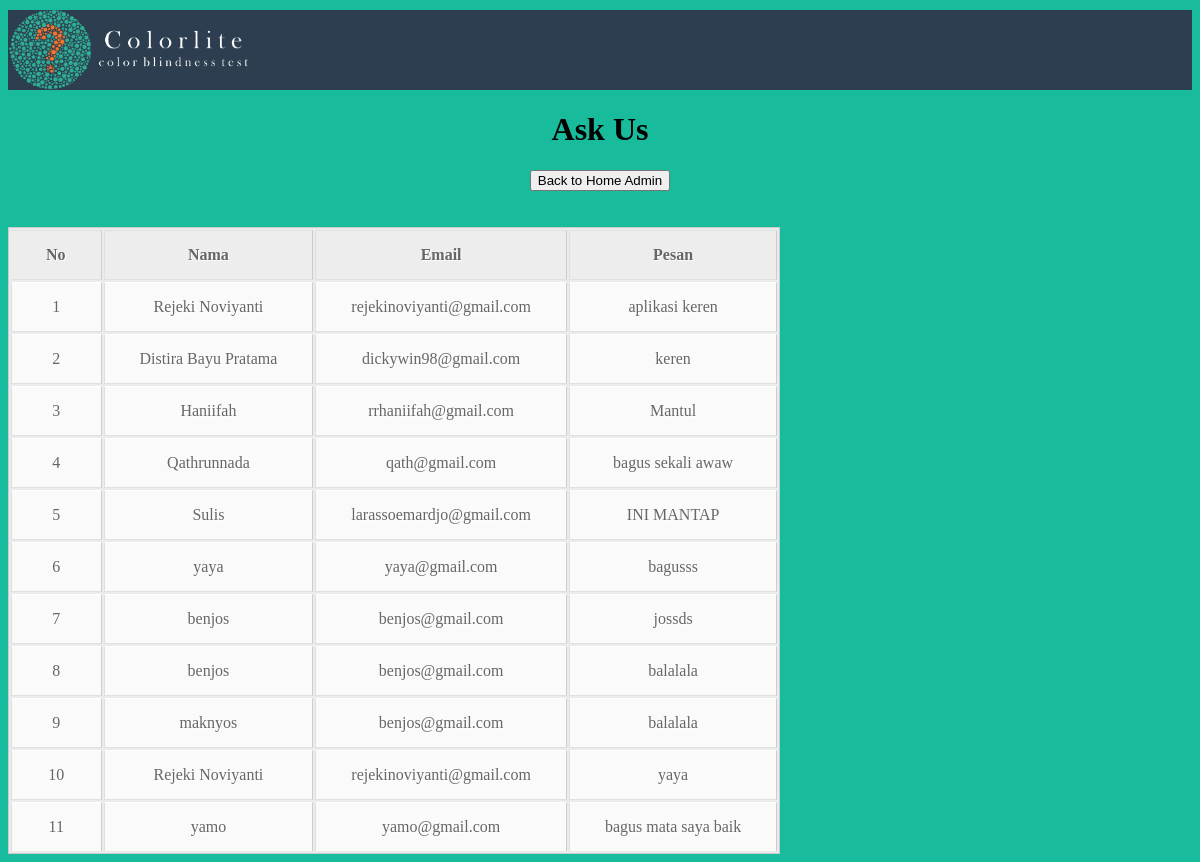
Screenshot of /resource/admin/tabeltanya.php with the database file from the repository.
### tables this page shows
CREATE TABLE `tanyakami` (
  `idtanya` int(11) NOT NULL,
  `nama` varchar(50) NOT NULL,
  `email` varchar(50) NOT NULL,
  `pesan` text NOT NULL
);

### resource/admin/tabeltanya.php (the view, shortened to what this page needs)
<?php
include("koneksi.php");
?>
<html>
<head>
	<link rel="stylesheet" type="text/css" href="tabeltanya.css">
</head>
<body>
<div class="title"><img src="img/bbb.png" width="240" height="80" style="float;left;"></div>
	<p>
	<center><h1 class="ask">Ask Us</h1>
	<a href="http://localhost/buta-warna/resource/admin/homeadmin.php#"><button name="Home" class="home" value="home">Back to Home Admin</button></a>
	</center>
</body>
<br><br><table border="1">
	<tr>
	<th>No</th>
	<th>Nama</th>
	<th>Email</th>
	<th>Pesan</th>
	</tr>
	</html>
<?php
$inputkan= mysqli_query($mysqli, "SELECT * FROM tanyakami");
while ($data = mysqli_fetch_assoc($inputkan)){
?>
<tr>
	<td><?php echo $data ['idtanya'] ?></td>
	<td><?php echo $data['nama'] ?></td>
	<td><?php echo $data['email'] ?></td>
	<td><?php echo $data ['pesan'] ?></td>
</tr>
<?php
	}
?>

### resource/admin/tabeltanya.css (style rules this page uses)
body { background-color: #18BC9C; background-size:100%; background-repeat: no-repeat; position: relative; background-attachment: fixed; font-family: 'Baskerville Old Face'; }
.title { background-color: #2C3E50; font-size: 40px; margin-top: 10px; }
h1,h2,h3,h4,h5,h6 { font-weight: 600; font-family: 'Baskerville Old Face'; }
table { font-family: 'Baskerville Old Face'; color:#666; text-shadow: 1px 1px 0px #fff; background: #eaebec; border:#ccc 1px solid; }
table th { padding: 15px 35px; border-left: 1px solid #e0e0e0; border-top: 1px solid #e0e0e0; border-bottom: 1px solid #e0e0e0; background: #ededed; }
table th:first-child { border-left: none; }
table tr { text-align: center; padding-left: 20px; }
table td { padding: 15px 35px; border-top: 1px solid #ffffff; border-left: 1px solid #e0e0e0; border-bottom: 1px solid #e0e0e0; background: #fafafa; }
table tr:last-child td { border-bottom: 0; }

### rows the page displays
tanyakami: idtanya "1", nama "Rejeki Noviyanti", email "rejekinoviyanti@gmail.com", pesan "aplikasi keren"
tanyakami: idtanya "2", nama "Distira Bayu Pratama", email "dickywin98@gmail.com", pesan "keren"
tanyakami: idtanya "3", nama "Haniifah", email "rrhaniifah@gmail.com", pesan "Mantul"
tanyakami: idtanya "4", nama "Qathrunnada", email "qath@gmail.com", pesan "bagus sekali awaw"
tanyakami: idtanya "5", nama "Sulis", email "larassoemardjo@gmail.com", pesan "INI MANTAP"
tanyakami: idtanya "6", nama "yaya", email "yaya@gmail.com", pesan "bagusss"
tanyakami: idtanya "7", nama "benjos", email "benjos@gmail.com", pesan "jossds"
tanyakami: idtanya "8", nama "benjos", email "benjos@gmail.com", pesan "balalala"
tanyakami: idtanya "9", nama "maknyos", email "benjos@gmail.com", pesan "balalala"
tanyakami: idtanya "10", nama "Rejeki Noviyanti", email "rejekinoviyanti@gmail.com", pesan "yaya"
tanyakami: idtanya "11", nama "yamo", email "yamo@gmail.com", pesan "bagus mata saya baik"
